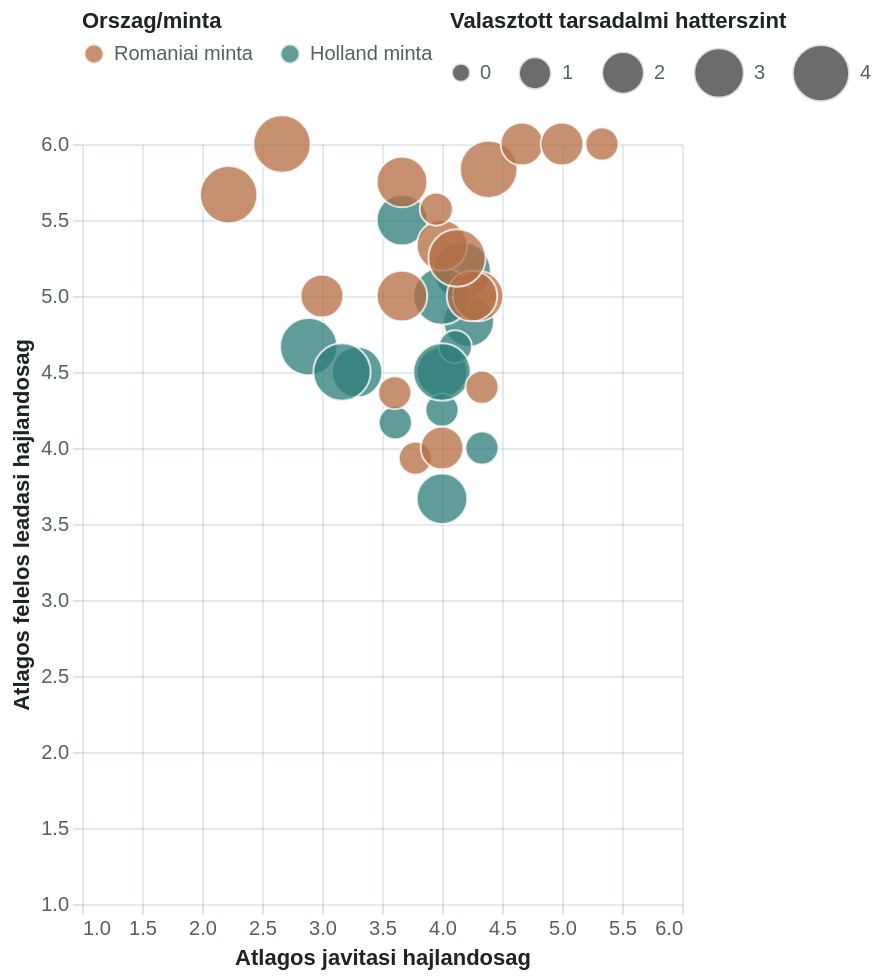

Here is the Vega-Lite specification saved for this chart:
### Vega-Lite specification from a JSON file in a GitHub repository (floating-point values rounded to 4 significant figures; data arrays with more than 128 entries replaced by an {"elided": "..."} marker saying what was removed)
{"config": {"view": {"continuousWidth": 300, "continuousHeight": 300, "stroke": null}, "axis": {"domain": false, "gridColor": "rgba(36, 92, 69, 0.12)", "labelColor": "#52635d", "tickColor": "rgba(36, 92, 69, 0.16)", "titleColor": "#1d2522"}, "legend": {"labelColor": "#52635d", "orient": "top", "titleColor": "#1d2522"}}, "data": {"name": "data-937e8ce6515488863b872fecfe0ba073"}, "mark": {"type": "circle", "opacity": 0.76, "stroke": "#ffffff", "strokeWidth": 1}, "encoding": {"color": {"field": "analysis_group", "scale": {"domain": ["Romaniai minta", "Holland minta"], "range": ["#b66f45", "#2f7f7b"]}, "title": "Orszag/minta", "type": "nominal"}, "size": {"field": "size_value", "scale": {"range": [90, 820]}, "title": "Valasztott tarsadalmi hatterszint", "type": "quantitative"}, "tooltip": [{"field": "analysis_group", "type": "nominal"}, {"field": "education", "type": "nominal"}, {"field": "household_income_eur", "type": "nominal"}, {"field": "repair", "format": ".2f", "type": "quantitative"}, {"field": "future_disposal", "format": ".2f", "type": "quantitative"}, {"field": "size_type", "type": "nominal"}, {"field": "size_value", "format": ".1f", "type": "quantitative"}, {"field": "count", "title": "Elemszam (hatteradat)", "type": "quantitative"}], "x": {"field": "repair", "scale": {"domain": [1, 6]}, "title": "Atlagos javitasi hajlandosag", "type": "quantitative"}, "y": {"field": "future_disposal", "scale": {"domain": [1, 6]}, "title": "Atlagos felelos leadasi hajlandosag", "type": "quantitative"}}, "height": 380, "params": [{"name": "size_filter", "bind": {"input": "select", "options": ["Vegzettseg", "Kereset"], "name": "Buborekmeret: "}, "value": "Vegzettseg"}, {"name": "product_filter", "bind": {"input": "select", "options": ["Minden", "Nagy eszkozok", "Szemelyes IT", "Kis eszkozok"], "name": "Termekkategoria: "}, "value": "Minden"}], "transform": [{"filter": "((datum.size_type === size_filter) && (datum.product === product_filter))"}], "width": "container", "$schema": "https://vega.github.io/schema/vega-lite/v6.4.1.json", "datasets": {"data-937e8ce6515488863b872fecfe0ba073": {"elided": "256 records"}}}
